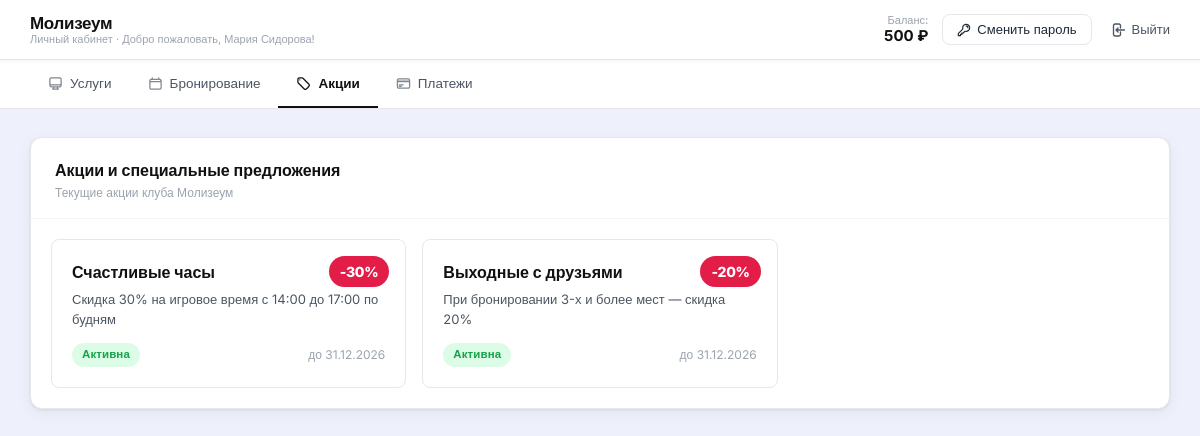
/client/promotions.php (signed in), run on the app's committed database.
### tables this page shows
CREATE TABLE IF NOT EXISTS `users` (
  `id`           INT AUTO_INCREMENT PRIMARY KEY,
  `first_name`   VARCHAR(50)  NOT NULL,
  `last_name`    VARCHAR(50)  NOT NULL,
  `email`        VARCHAR(100) NOT NULL UNIQUE,
  `phone`        VARCHAR(20)  NOT NULL,
  `password`     VARCHAR(255) NOT NULL,
  `role`         ENUM('admin','employee','client') NOT NULL DEFAULT 'client',
  `status`       ENUM('active','blocked','unconfirmed') NOT NULL DEFAULT 'active',
  `balance`      DECIMAL(10,2) NOT NULL DEFAULT 0.00,
  `schedule`     VARCHAR(100) DEFAULT NULL COMMENT 'График работы сотрудника',
  `salary`       INT DEFAULT NULL COMMENT 'Зарплата сотрудника (руб)',
  `created_at`   TIMESTAMP NOT NULL DEFAULT CURRENT_TIMESTAMP
);

CREATE TABLE IF NOT EXISTS `promotions` (
  `id`               INT AUTO_INCREMENT PRIMARY KEY,
  `name`             VARCHAR(80) NOT NULL,
  `description`      TEXT NOT NULL,
  `discount_percent` INT NOT NULL DEFAULT 0,
  `start_date`       DATE DEFAULT NULL,
  `end_date`         DATE DEFAULT NULL,
  `status`           ENUM('active','inactive') NOT NULL DEFAULT 'active'
);

### client/promotions.php (the view, shortened to what this page needs)
<?php
require_once '../config.php';
$promos = $conn->query(
    "SELECT * FROM promotions
     WHERE status = 'active'
       AND (end_date IS NULL OR end_date >= CURDATE())
     ORDER BY discount_percent DESC"
);
?>
<?php include 'header.php'; ?>
<div class="main-content">
    <div class="table-card">
        <div class="table-card-header">
            <div>
                <div class="table-card-title">Акции и специальные предложения</div>
                <div class="table-card-desc">Текущие акции клуба Молизеум</div>
            </div>
        </div>
        <div style="display:grid;grid-template-columns:repeat(auto-fill,minmax(270px,1fr));gap:16px;padding:20px">
        <?php
        $rows = [];
        while ($p = $promos->fetch_assoc()) $rows[] = $p;
        if (empty($rows)):
        ?>
            <div class="empty-state" style="grid-column:1/-1">
                <p>Активных акций пока нет. Следите за обновлениями!</p>
            </div>
        <?php else: foreach ($rows as $p): ?>
            <div style="border:1px solid var(--gray-200);border-radius:var(--radius-sm);
                        padding:20px;background:var(--white);position:relative;
                        transition:box-shadow .2s"
                 onmouseover="this.style.boxShadow='0 4px 20px rgba(0,0,0,.08)'"
                 onmouseout="this.style.boxShadow='none'">
                <div style="position:absolute;top:16px;right:16px;
                            background:var(--red);color:#fff;
                            font-size:14px;font-weight:800;
                            padding:5px 11px;border-radius:20px;
                            letter-spacing:-0.3px">
                    -<?= $p['discount_percent'] ?>%
                </div>
                <div style="font-size:16px;font-weight:700;color:var(--black);margin-bottom:6px;padding-right:56px">
                    <?= htmlspecialchars($p['name']) ?>
                </div>
                <div style="font-size:13px;color:var(--gray-600);margin-bottom:14px;line-height:1.5">
                    <?= htmlspecialchars($p['description']) ?>
                </div>
                <div style="display:flex;align-items:center;justify-content:space-between">
                    <span class="badge badge-green">Активна</span>
                    <?php if ($p['end_date']): ?>
                    <span style="font-size:12px;color:var(--gray-400)">
                        до <?= date('d.m.Y', strtotime($p['end_date'])) ?>
                    </span>
                    <?php else: ?>
                    <span style="font-size:12px;color:var(--gray-400)">Бессрочно</span>
                    <?php endif; ?>
                </div>
            </div>
        <?php endforeach; endif; ?>
        </div>
    </div>
</div>
</body>
</html>

### client/header.php (shortened to what this page needs)
<?php
$uid     = $_SESSION['user_id'];
$current = basename($_SERVER['PHP_SELF']);
$row = $conn->query("SELECT first_name, last_name, balance FROM users WHERE id=$uid")->fetch_assoc();
$header_balance = number_format((float)$row['balance'], 0, '.', ' ');
$fullname = htmlspecialchars($row['first_name'] . ' ' . $row['last_name']);
?>
<!DOCTYPE html>
<html lang="ru">
<head>
    <link rel="stylesheet" href="../css/style.css">
</head>
<body>
<header class="panel-header">
    <div class="panel-header-left">
        <a href="services.php" class="panel-logo">Молизеум</a>
        <span class="panel-subtitle">Личный кабинет · Добро пожаловать, <?= $fullname ?>!</span>
    </div>
    <div class="panel-header-right">
        <div style="text-align:right;line-height:1.2">
            <div style="font-size:11px;color:#9ca3af;font-weight:500">Баланс:</div>
            <div style="font-size:15px;font-weight:700;color:#111"><?= $header_balance ?> ₽</div>
        </div>
        <button onclick="openChangePwd()"
                style="display:inline-flex;align-items:center;gap:6px;padding:7px 14px;
                       border:1px solid var(--gray-200);border-radius:var(--radius-sm);
                       background:var(--white);font-size:13px;font-weight:500;
                       cursor:pointer;color:var(--gray-800);margin-right:4px">
            Сменить пароль
        </button>
        <a href="../logout.php" class="btn-logout">
            Выйти
        </a>
    </div>
</header>
<nav class="panel-nav">
    <a href="services.php" class="<?= $current === 'services.php' ? 'active' : '' ?>">
        Услуги
    </a>
    <a href="booking.php" class="<?= $current === 'booking.php' ? 'active' : '' ?>">
        Бронирование
    </a>
    <a href="promotions.php" class="<?= $current === 'promotions.php' ? 'active' : '' ?>">
        Акции
    </a>
    <a href="payments.php" class="<?= $current === 'payments.php' ? 'active' : '' ?>">
        Платежи
    </a>
</nav>

### css/style.css (style rules this page uses)
:root { --bg: #eef1fb; --white: #ffffff; --black: #111111; --gray-50: #f9fafb; --gray-100: #f3f4f6; --gray-200: #e5e7eb; --gray-400: #9ca3af; --gray-600: #4b5563; --gray-800: #1f2937; --red: #e11d48; --red-light: #fce7ef; --red-dark: #be123c; --green: #16a34a; --green-light: #dcfce7; --blue: #2563eb; --blue-light: #eff6ff; --yellow-light: #fef9c3; --yellow: #a16207; --shadow: 0 1px 3px rgba(0,0,0,.08), 0 4px 16px rgba(0,0,0,.05); --radius: 12px; --radius-sm: 8px; --radius-xs: 6px; }
* { box-sizing: border-box; margin: 0; padding: 0; }
body { font-family: 'Inter', sans-serif; background: var(--bg); color: var(--gray-800); min-height: 100vh; font-size: 14px; line-height: 1.5; }
.panel-header { background: var(--white); border-bottom: 1px solid var(--gray-200); padding: 0 30px; display: flex; align-items: center; justify-content: space-between; height: 60px; position: sticky; top: 0; z-index: 100; box-shadow: 0 1px 4px rgba(0,0,0,.06); }
.panel-header-left { display: flex; flex-direction: column; line-height: 1.2; }
.panel-logo { font-size: 17px; font-weight: 800; color: var(--black); text-decoration: none; letter-spacing: -0.3px; }
.panel-subtitle { font-size: 11px; color: var(--gray-400); font-weight: 400; }
.panel-header-right { display: flex; align-items: center; gap: 14px; }
.btn-logout { display: flex; align-items: center; gap: 6px; color: var(--gray-600); text-decoration: none; font-size: 13px; font-weight: 500; transition: color .15s; }
.btn-logout svg { width: 16px; height: 16px; }
.panel-nav { background: var(--white); border-bottom: 1px solid var(--gray-200); padding: 0 30px; display: flex; gap: 0; }
.panel-nav a { display: flex; align-items: center; gap: 7px; padding: 13px 18px; color: var(--gray-600); text-decoration: none; font-size: 13.5px; font-weight: 500; border-bottom: 2px solid transparent; transition: color .15s, border-color .15s; white-space: nowrap; }
.panel-nav a.active { color: var(--black); border-bottom-color: var(--black); font-weight: 600; }
.panel-nav a svg { width: 15px; height: 15px; opacity: .7; }
.panel-nav a.active svg { opacity: 1; }
.main-content { max-width: 1280px; margin: 0 auto; padding: 28px 30px; }
.table-card { background: var(--white); border-radius: var(--radius); border: 1px solid var(--gray-200); overflow: hidden; box-shadow: var(--shadow); }
.table-card-header { display: flex; justify-content: space-between; align-items: flex-start; padding: 20px 24px 16px; border-bottom: 1px solid var(--gray-100); }
.table-card-title { font-size: 16px; font-weight: 700; color: var(--black); }
.table-card-desc { font-size: 12px; color: var(--gray-400); margin-top: 2px; }
.badge { display: inline-flex; align-items: center; padding: 3px 10px; border-radius: 20px; font-size: 11.5px; font-weight: 600; letter-spacing: 0.1px; }
.badge-green { background: var(--green-light); color: var(--green); }

### data on the page
users: fullname "Мария Сидорова", balance "500"
promotions: discount_percent "30", name "Счастливые часы", description "Скидка 30% на игровое время с 14:00 до 17:00 по будням", end_date "31.12.2026"
promotions: discount_percent "20", name "Выходные с друзьями", description "При бронировании 3-х и более мест — скидка 20%", end_date "31.12.2026"
